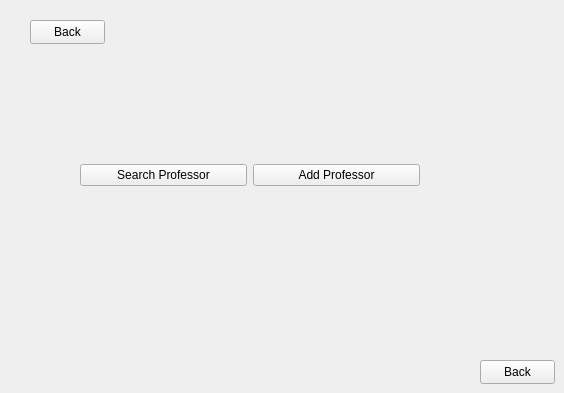
      <widget class="QWidget" name="professoricon">
       <widget class="QPushButton" name="pushButton_4">
        <property name="geometry">
         <rect>
          <x>480</x>
          <y>360</y>
          <width>75</width>
          <height>24</height>
         </rect>
        </property>
        <property name="text">
         <string>Back</string>
        </property>
       </widget>
       <widget class="QWidget" name="layoutWidget_5">
        <property name="geometry">
         <rect>
          <x>80</x>
          <y>140</y>
          <width>340</width>
          <height>71</height>
         </rect>
        </property>
        <layout class="QHBoxLayout" name="horizontalLayout_7">
         <item>
          <widget class="QPushButton" name="pushButton_SER">
           <property name="text">
            <string>Search Professor</string>
           </property>
          </widget>
         </item>
         <item>
          <widget class="QPushButton" name="pushButton_ADD">
           <property name="text">
            <string>Add Professor</string>
           </property>
          </widget>
         </item>
        </layout>
       </widget>
       <widget class="QPushButton" name="pushButton_6">
        <property name="geometry">
         <rect>
          <x>30</x>
          <y>20</y>
          <width>75</width>
          <height>24</height>
         </rect>
        </property>
        <property name="text">
         <string>Back</string>
        </property>
       </widget>
      </widget>
